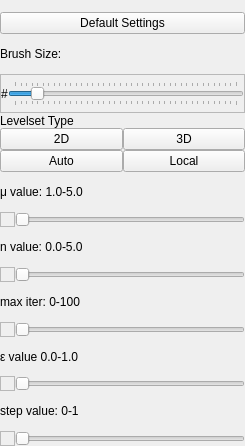
<?xml version="1.0" encoding="UTF-8"?>
<ui version="4.0">
 <class>levelset_widget</class>
 <widget class="QWidget" name="levelset_widget">
  <property name="geometry">
   <rect>
    <x>0</x>
    <y>0</y>
    <width>245</width>
    <height>446</height>
   </rect>
  </property>
  <property name="windowTitle">
   <string>Form</string>
  </property>
  <layout class="QVBoxLayout" name="verticalLayout">
   <property name="spacing">
    <number>0</number>
   </property>
   <property name="leftMargin">
    <number>0</number>
   </property>
   <property name="topMargin">
    <number>0</number>
   </property>
   <property name="rightMargin">
    <number>0</number>
   </property>
   <property name="bottomMargin">
    <number>0</number>
   </property>
   <item>
    <spacer name="levelset_verticalSpacer">
     <property name="orientation">
      <enum>Qt::Vertical</enum>
     </property>
     <property name="sizeType">
      <enum>QSizePolicy::Fixed</enum>
     </property>
     <property name="sizeHint" stdset="0">
      <size>
       <width>227</width>
       <height>12</height>
      </size>
     </property>
    </spacer>
   </item>
   <item>
    <widget class="QPushButton" name="levelsetDefualtSettngs_label">
     <property name="text">
      <string>Default Settings</string>
     </property>
    </widget>
   </item>
   <item>
    <widget class="QLabel" name="levelsetBrushSizeTag_label">
     <property name="text">
      <string>Brush Size:</string>
     </property>
    </widget>
   </item>
   <item>
    <widget class="QFrame" name="levelsetSize_frame">
     <property name="frameShape">
      <enum>QFrame::StyledPanel</enum>
     </property>
     <property name="frameShadow">
      <enum>QFrame::Raised</enum>
     </property>
     <layout class="QHBoxLayout" name="horizontalLayout_8">
      <property name="spacing">
       <number>0</number>
      </property>
      <property name="leftMargin">
       <number>0</number>
      </property>
      <property name="topMargin">
       <number>0</number>
      </property>
      <property name="rightMargin">
       <number>0</number>
      </property>
      <property name="bottomMargin">
       <number>0</number>
      </property>
      <item>
       <widget class="QLabel" name="levelsetSize_label">
        <property name="text">
         <string>#</string>
        </property>
       </widget>
      </item>
      <item>
       <widget class="QSlider" name="levelsetSize_slider">
        <property name="maximum">
         <number>200</number>
        </property>
        <property name="pageStep">
         <number>1</number>
        </property>
        <property name="value">
         <number>20</number>
        </property>
        <property name="sliderPosition">
         <number>20</number>
        </property>
        <property name="orientation">
         <enum>Qt::Horizontal</enum>
        </property>
        <property name="tickPosition">
         <enum>QSlider::TicksBothSides</enum>
        </property>
        <property name="tickInterval">
         <number>5</number>
        </property>
       </widget>
      </item>
     </layout>
    </widget>
   </item>
   <item>
    <widget class="QLabel" name="levelsetType_label">
     <property name="maximumSize">
      <size>
       <width>16777215</width>
       <height>15</height>
      </size>
     </property>
     <property name="text">
      <string>Levelset Type</string>
     </property>
    </widget>
   </item>
   <item>
    <layout class="QHBoxLayout" name="levelsetStyle_layout">
     <item>
      <widget class="QPushButton" name="levelset2D_button">
       <property name="text">
        <string>2D</string>
       </property>
      </widget>
     </item>
     <item>
      <widget class="QPushButton" name="levelset3D_button">
       <property name="text">
        <string>3D</string>
       </property>
      </widget>
     </item>
    </layout>
   </item>
   <item>
    <layout class="QHBoxLayout" name="levelsetType_layout_2">
     <item>
      <widget class="QPushButton" name="levelsetLocal_button">
       <property name="text">
        <string>Auto</string>
       </property>
      </widget>
     </item>
     <item>
      <widget class="QPushButton" name="levelsetAuto_button">
       <property name="text">
        <string>Local</string>
       </property>
      </widget>
     </item>
    </layout>
   </item>
   <item>
    <widget class="QLabel" name="levelsetMu_label">
     <property name="text">
      <string>μ value: 1.0-5.0</string>
     </property>
    </widget>
   </item>
   <item>
    <layout class="QHBoxLayout" name="levelsetMu_layout">
     <item>
      <widget class="QTextEdit" name="levelsetMu_textEdit">
       <property name="maximumSize">
        <size>
         <width>15</width>
         <height>15</height>
        </size>
       </property>
       <property name="html">
        <string>&lt;!DOCTYPE HTML PUBLIC &quot;-//W3C//DTD HTML 4.0//EN&quot; &quot;http://www.w3.org/TR/REC-html40/strict.dtd&quot;&gt;
&lt;html&gt;&lt;head&gt;&lt;meta name=&quot;qrichtext&quot; content=&quot;1&quot; /&gt;&lt;meta charset=&quot;utf-8&quot; /&gt;&lt;style type=&quot;text/css&quot;&gt;
p, li { white-space: pre-wrap; }
&lt;/style&gt;&lt;/head&gt;&lt;body style=&quot; font-family:'Segoe UI'; font-size:9pt; font-weight:400; font-style:normal;&quot;&gt;
&lt;p style=&quot;-qt-paragraph-type:empty; margin-top:0px; margin-bottom:0px; margin-left:0px; margin-right:0px; -qt-block-indent:0; text-indent:0px; font-family:'MS Shell Dlg 2'; font-size:8pt;&quot;&gt;&lt;br /&gt;&lt;/p&gt;&lt;/body&gt;&lt;/html&gt;</string>
       </property>
      </widget>
     </item>
     <item>
      <widget class="QSlider" name="levelsetMu_slider">
       <property name="orientation">
        <enum>Qt::Horizontal</enum>
       </property>
      </widget>
     </item>
    </layout>
   </item>
   <item>
    <widget class="QLabel" name="levelsetNu_label">
     <property name="text">
      <string>n value: 0.0-5.0</string>
     </property>
    </widget>
   </item>
   <item>
    <layout class="QHBoxLayout" name="levelsetNu_layout">
     <item>
      <widget class="QTextEdit" name="levelsetNu_textEdit">
       <property name="maximumSize">
        <size>
         <width>15</width>
         <height>15</height>
        </size>
       </property>
      </widget>
     </item>
     <item>
      <widget class="QSlider" name="levelsetNu_slider">
       <property name="orientation">
        <enum>Qt::Horizontal</enum>
       </property>
      </widget>
     </item>
    </layout>
   </item>
   <item>
    <widget class="QLabel" name="levelsetMaxIter_label">
     <property name="text">
      <string>max iter: 0-100</string>
     </property>
    </widget>
   </item>
   <item>
    <layout class="QHBoxLayout" name="levelsetMaxIter_layout">
     <item>
      <widget class="QTextEdit" name="levelsetMaxIter_textEdit">
       <property name="maximumSize">
        <size>
         <width>15</width>
         <height>15</height>
        </size>
       </property>
      </widget>
     </item>
     <item>
      <widget class="QSlider" name="levelsetMaxIter_slider">
       <property name="orientation">
        <enum>Qt::Horizontal</enum>
       </property>
      </widget>
     </item>
    </layout>
   </item>
   <item>
    <widget class="QLabel" name="levelsetEpison_label">
     <property name="text">
      <string>ε value 0.0-1.0</string>
     </property>
    </widget>
   </item>
   <item>
    <layout class="QHBoxLayout" name="levelsetEpison_layout">
     <item>
      <widget class="QTextEdit" name="levelsetEpison_textEdit">
       <property name="maximumSize">
        <size>
         <width>15</width>
         <height>15</height>
        </size>
       </property>
      </widget>
     </item>
     <item>
      <widget class="QSlider" name="levelsetEpison_slider">
       <property name="orientation">
        <enum>Qt::Horizontal</enum>
       </property>
      </widget>
     </item>
    </layout>
   </item>
   <item>
    <widget class="QLabel" name="levelsetStepValue_label">
     <property name="text">
      <string>step value: 0-1</string>
     </property>
    </widget>
   </item>
   <item>
    <layout class="QHBoxLayout" name="levelsetStepValue_layout">
     <item>
      <widget class="QTextEdit" name="levelsetStepValue_textEdit">
       <property name="maximumSize">
        <size>
         <width>15</width>
         <height>15</height>
        </size>
       </property>
      </widget>
     </item>
     <item>
      <widget class="QSlider" name="levelsetStepValue_slider">
       <property name="orientation">
        <enum>Qt::Horizontal</enum>
       </property>
      </widget>
     </item>
    </layout>
   </item>
  </layout>
 </widget>
 <resources/>
 <connections/>
</ui>
